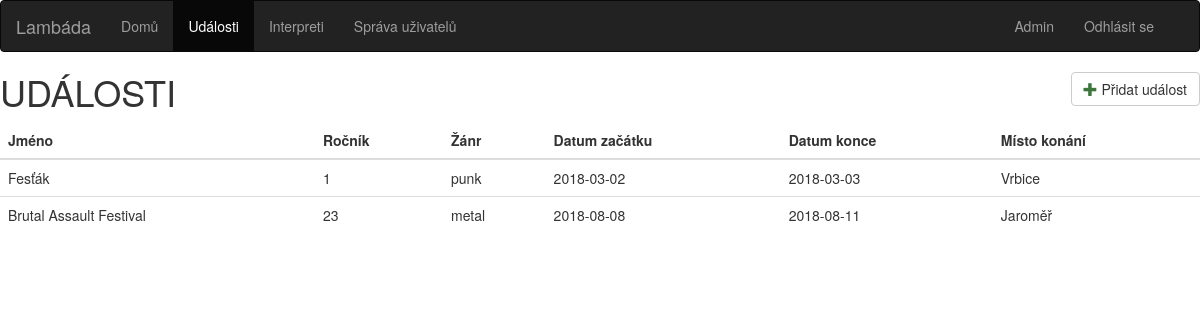
The page /udalosti.php (signed in) on the database its author committed.
### tables this page shows
CREATE TABLE udalost (
  nazev VARCHAR(50),
  dat_zac DATE,
  dat_kon DATE,
  misto_konani VARCHAR(30),
  zanr VARCHAR(20),
  typ VARCHAR (10),
  kapacita INTEGER,
  rocnik INTEGER,
  cena INTEGER
  );

### udalosti.php (the view, shortened to what this page needs)
<!DOCTYPE html>
<html>
	<head>
		<link rel="stylesheet" href="https://maxcdn.bootstrapcdn.com/bootstrap/3.3.7/css/bootstrap.min.css">
	</head>
	<body>
		<?php include 'database.php'; ?>
		<nav class="navbar navbar-inverse">
			<div class="container-fluid">
				<div class="navbar-header">
					<a class="navbar-brand" href="index.php">Lambáda</a>
				</div>
				<div class="collapse navbar-collapse" id="myNavbar">
					<ul class="nav navbar-nav">
						<li><a href="index.php">Domů</a></li>
						<li class="active"><a href="udalosti.php">Události</a></li>
						<li><a href="interpreti.php">Interpreti</a></li>
						<li><a href="uzivatele.php" class="<?php if (!isset($_SESSION['admin'])) echo hidden?>">Správa uživatelů</a></li>
					</ul>
					<ul class="nav navbar-nav navbar-right <?php if (!isset($_SESSION['uzivatel'])) echo hidden?>">
						<li><?php if(isset($_SESSION['uzivatel'])) echo "<a href='profil.php?login=" .$_SESSION['uzivatel']. "'>" .$_SESSION['uzivatel']. "</a></li>
						<li><a href='?logout'> Odhlásit se</a>"?></li>
					</ul>
				</div>
			</div>
		</nav>
		<h1><span>UDÁLOSTI</span>
		<? if (isset($_SESSION['admin'])) { ?>
		<a href="novaUdalost.php" class="btn btn-default pull-right"><span class='glyphicon glyphicon-plus text-success'></span> Přidat událost</a>
		<? } ?>
		</h1>
		<?php
		$sql = "SELECT * FROM udalost ORDER BY dat_zac";
		$result = $conn->query($sql);
		if ($result->num_rows > 0) {
			echo "<table class='table table-hover'>";
			echo "<thead><tr><th>Jméno</th><th>Ročník</th><th>Žánr</th><th>Datum začátku</th><th>Datum konce</th><th>Místo konání</th></tr></thead>";
			echo "<tbody>";
			while($row = $result->fetch_assoc()) {
				echo "<tr>";
				echo "<td>" . $row["nazev"] . "</td>";
				echo "<td>" . $row["rocnik"] . "</td>";
				echo "<td>" . $row["zanr"] . "</td>";
				echo "<td>" . $row["dat_zac"] . "</td>";
				echo "<td>" . $row["dat_kon"] . "</td>";
				echo "<td>" . $row["misto_konani"] . "</td>";
				echo "</tr>";
			}
			echo "</tbody>";
			echo "</table>";
		}
		?>
	</body>
</html>

### rows shown on the page
udalost: nazev "Fesťák", rocnik "1", zanr "punk", dat_zac "2018-03-02", dat_kon "2018-03-03", misto_konani "Vrbice"
udalost: nazev "Brutal Assault Festival", rocnik "23", zanr "metal", dat_zac "2018-08-08", dat_kon "2018-08-11", misto_konani "Jaroměř"

### other values the page prints
$_SESSION['uzivatel'] "Admin"
